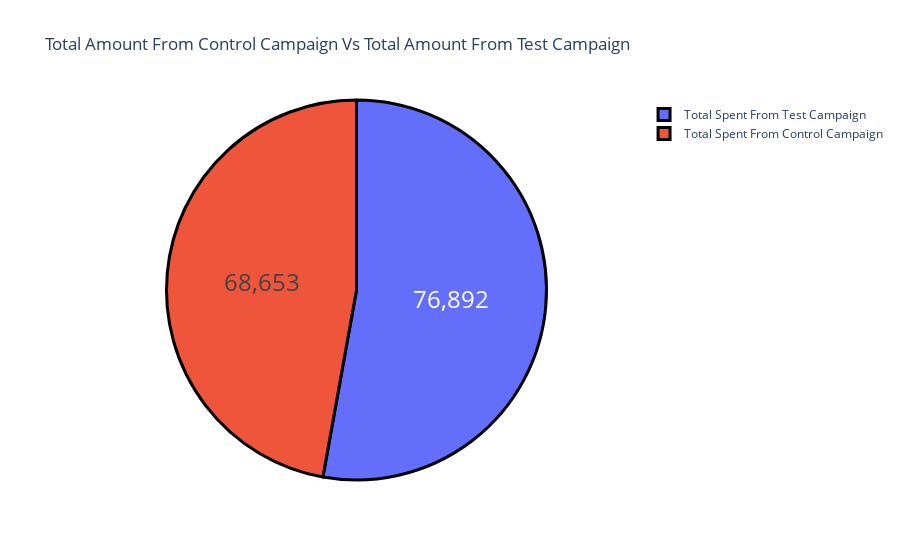

Source (notebook cell):
### Markdown cell above
## 5. What was the percentage increase in spent money for the Test Campaign compared to the Control Campaign?
The Test Campaign generated a significantly higher Total Amount of 76,892 compared to the Control Campaign, which resulted in a Total Amount of 68,653. This suggests that the Test Campaign was more successful in driving revenue and sales. Test Campaign is winner.

### Code cell
label = ['Total Spent From Control Campaign',
        'Total Spent From Test Campaign']
total_spent = [sum(df_cdata['Total Spent']),
              sum(df_tdata['Total Spent'])]
color = ['lightpurple', 'lightred']
graph_5 = go.Figure(data=[go.Pie(labels = label, values = total_spent)])
graph_5.update_layout(title_text = 'Total Amount From Control Campaign Vs Total Amount From Test Campaign')
graph_5.update_traces(hoverinfo='label+percent', textinfo='value', 
                textfont_size=24,
                marker=dict(colors=color, 
                line=dict(color='black', width=3)))

graph_5.show()

### Figure 1 — Plotly figure (JSON) as saved in the notebook; plotly's stock layout.template omitted (floating-point values rounded to 4 significant figures)
{"data": [{"hoverinfo": "label+percent", "labels": ["Total Spent From Control Campaign", "Total Spent From Test Campaign"], "marker": {"colors": ["lightpurple", "lightred"], "line": {"color": "black", "width": 3}}, "textfont": {"size": 24}, "textinfo": "value", "type": "pie", "values": [68653, 76892]}], "layout": {"autosize": true, "title": {"text": "Total Amount From Control Campaign Vs Total Amount From Test Campaign"}}}
